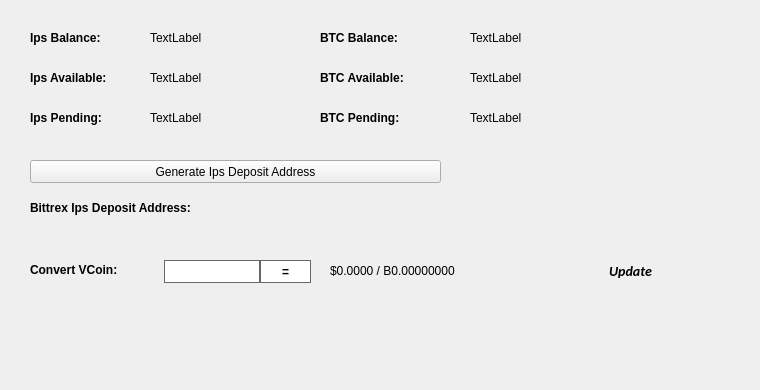
   <widget class="QWidget" name="BalanceTab">
    <attribute name="title">
     <string>Balance</string>
    </attribute>
    <widget class="QLabel" name="BitcoinBalanceLabel">
     <property name="geometry">
      <rect>
       <x>470</x>
       <y>30</y>
       <width>150</width>
       <height>16</height>
      </rect>
     </property>
     <property name="text">
      <string>TextLabel</string>
     </property>
    </widget>
    <widget class="QLabel" name="IpsBalanceLabel">
     <property name="geometry">
      <rect>
       <x>150</x>
       <y>30</y>
       <width>150</width>
       <height>16</height>
      </rect>
     </property>
     <property name="text">
      <string>TextLabel</string>
     </property>
    </widget>
    <widget class="QLabel" name="label_11">
     <property name="geometry">
      <rect>
       <x>30</x>
       <y>30</y>
       <width>101</width>
       <height>16</height>
      </rect>
     </property>
     <property name="font">
      <font>
       <weight>75</weight>
       <bold>true</bold>
      </font>
     </property>
     <property name="text">
      <string>Ips Balance:</string>
     </property>
    </widget>
    <widget class="QLabel" name="label_12">
     <property name="geometry">
      <rect>
       <x>320</x>
       <y>30</y>
       <width>101</width>
       <height>16</height>
      </rect>
     </property>
     <property name="font">
      <font>
       <weight>75</weight>
       <bold>true</bold>
      </font>
     </property>
     <property name="text">
      <string>BTC Balance:</string>
     </property>
    </widget>
    <widget class="QLabel" name="IpsAvailableLabel_2">
     <property name="geometry">
      <rect>
       <x>150</x>
       <y>70</y>
       <width>150</width>
       <height>16</height>
      </rect>
     </property>
     <property name="text">
      <string>TextLabel</string>
     </property>
    </widget>
    <widget class="QLabel" name="label_13">
     <property name="geometry">
      <rect>
       <x>30</x>
       <y>70</y>
       <width>111</width>
       <height>16</height>
      </rect>
     </property>
     <property name="font">
      <font>
       <weight>75</weight>
       <bold>true</bold>
      </font>
     </property>
     <property name="text">
      <string>Ips Available:</string>
     </property>
    </widget>
    <widget class="QLabel" name="label_14">
     <property name="geometry">
      <rect>
       <x>30</x>
       <y>110</y>
       <width>101</width>
       <height>16</height>
      </rect>
     </property>
     <property name="font">
      <font>
       <weight>75</weight>
       <bold>true</bold>
      </font>
     </property>
     <property name="text">
      <string>Ips Pending:</string>
     </property>
    </widget>
    <widget class="QLabel" name="IpsPendingLabel">
     <property name="geometry">
      <rect>
       <x>150</x>
       <y>110</y>
       <width>150</width>
       <height>16</height>
      </rect>
     </property>
     <property name="text">
      <string>TextLabel</string>
     </property>
    </widget>
    <widget class="QLabel" name="label_15">
     <property name="geometry">
      <rect>
       <x>320</x>
       <y>70</y>
       <width>111</width>
       <height>16</height>
      </rect>
     </property>
     <property name="font">
      <font>
       <weight>75</weight>
       <bold>true</bold>
      </font>
     </property>
     <property name="text">
      <string>BTC Available:</string>
     </property>
    </widget>
    <widget class="QLabel" name="BitcoinAvailableLabel">
     <property name="geometry">
      <rect>
       <x>470</x>
       <y>70</y>
       <width>150</width>
       <height>16</height>
      </rect>
     </property>
     <property name="text">
      <string>TextLabel</string>
     </property>
    </widget>
    <widget class="QLabel" name="label_31">
     <property name="geometry">
      <rect>
       <x>320</x>
       <y>110</y>
       <width>111</width>
       <height>16</height>
      </rect>
     </property>
     <property name="font">
      <font>
       <weight>75</weight>
       <bold>true</bold>
      </font>
     </property>
     <property name="text">
      <string>BTC Pending:</string>
     </property>
    </widget>
    <widget class="QLabel" name="BitcoinPendingLabel">
     <property name="geometry">
      <rect>
       <x>470</x>
       <y>110</y>
       <width>150</width>
       <height>16</height>
      </rect>
     </property>
     <property name="text">
      <string>TextLabel</string>
     </property>
    </widget>
    <widget class="QLabel" name="label_33">
     <property name="geometry">
      <rect>
       <x>30</x>
       <y>200</y>
       <width>221</width>
       <height>16</height>
      </rect>
     </property>
     <property name="font">
      <font>
       <weight>75</weight>
       <bold>true</bold>
      </font>
     </property>
     <property name="text">
      <string>Bittrex Ips Deposit Address:</string>
     </property>
    </widget>
    <widget class="QPushButton" name="GenDepositBTN">
     <property name="geometry">
      <rect>
       <x>30</x>
       <y>160</y>
       <width>411</width>
       <height>23</height>
      </rect>
     </property>
     <property name="text">
      <string>Generate Ips Deposit Address</string>
     </property>
     <property name="icon">
      <iconset resource="../ips.qrc">
       <normaloff>:/icons/bitcoin</normaloff>:/icons/bitcoin</iconset>
     </property>
    </widget>
    <widget class="QLabel" name="DepositAddressLabel">
     <property name="geometry">
      <rect>
       <x>200</x>
       <y>200</y>
       <width>261</width>
       <height>16</height>
      </rect>
     </property>
     <property name="palette">
      <palette>
       <active>
        <colorrole role="WindowText">
         <brush brushstyle="SolidPattern">
          <color alpha="255">
           <red>0</red>
           <green>0</green>
           <blue>0</blue>
          </color>
         </brush>
        </colorrole>
        <colorrole role="Text">
         <brush brushstyle="SolidPattern">
          <color alpha="255">
           <red>0</red>
           <green>0</green>
           <blue>255</blue>
          </color>
         </brush>
        </colorrole>
       </active>
       <inactive>
        <colorrole role="WindowText">
         <brush brushstyle="SolidPattern">
          <color alpha="255">
           <red>0</red>
           <green>0</green>
           <blue>0</blue>
          </color>
         </brush>
        </colorrole>
        <colorrole role="Text">
         <brush brushstyle="SolidPattern">
          <color alpha="255">
           <red>0</red>
           <green>0</green>
           <blue>255</blue>
          </color>
         </brush>
        </colorrole>
       </inactive>
       <disabled>
        <colorrole role="WindowText">
         <brush brushstyle="SolidPattern">
          <color alpha="255">
           <red>120</red>
           <green>120</green>
           <blue>120</blue>
          </color>
         </brush>
        </colorrole>
        <colorrole role="Text">
         <brush brushstyle="SolidPattern">
          <color alpha="255">
           <red>120</red>
           <green>120</green>
           <blue>120</blue>
          </color>
         </brush>
        </colorrole>
       </disabled>
      </palette>
     </property>
     <property name="font">
      <font>
       <weight>75</weight>
       <bold>true</bold>
      </font>
     </property>
     <property name="text">
      <string/>
     </property>
     <property name="alignment">
      <set>Qt::AlignRight|Qt::AlignTrailing|Qt::AlignVCenter</set>
     </property>
     <property name="textInteractionFlags">
      <set>Qt::LinksAccessibleByMouse|Qt::TextSelectableByKeyboard|Qt::TextSelectableByMouse</set>
     </property>
    </widget>
    <widget class="QLabel" name="label_8">
     <property name="geometry">
      <rect>
       <x>460</x>
       <y>300</y>
       <width>281</width>
       <height>81</height>
      </rect>
     </property>
     <property name="text">
      <string/>
     </property>
     <property name="pixmap">
      <pixmap>:/images/bittrex</pixmap>
     </property>
    </widget>
    <widget class="QWidget" name="widgetConversion" native="true">
     <property name="geometry">
      <rect>
       <x>0</x>
       <y>250</y>
       <width>751</width>
       <height>43</height>
      </rect>
     </property>
     <property name="minimumSize">
      <size>
       <width>0</width>
       <height>43</height>
      </size>
     </property>
     <property name="styleSheet">
      <string notr="true"/>
     </property>
     <widget class="QPushButton" name="btnUpdateMarketData">
      <property name="geometry">
       <rect>
        <x>575</x>
        <y>0</y>
        <width>111</width>
        <height>41</height>
       </rect>
      </property>
      <property name="sizePolicy">
       <sizepolicy hsizetype="Expanding" vsizetype="Expanding">
        <horstretch>0</horstretch>
        <verstretch>0</verstretch>
       </sizepolicy>
      </property>
      <property name="font">
       <font>
        <family>calibri</family>
        <pointsize>-1</pointsize>
        <weight>75</weight>
        <italic>true</italic>
        <bold>true</bold>
       </font>
      </property>
      <property name="styleSheet">
       <string notr="true">margin:0px;text-align:center;padding:2px;border-radius:3px;font-style:italic;width:100px;font-size:14px;font-family:calibri;font-weight:600;</string>
      </property>
      <property name="text">
       <string>Update</string>
      </property>
      <property name="iconSize">
       <size>
        <width>150</width>
        <height>35</height>
       </size>
      </property>
      <property name="autoDefault">
       <bool>true</bool>
      </property>
      <property name="default">
       <bool>true</bool>
      </property>
     </widget>
     <widget class="QLabel" name="lblConvertVCoin">
      <property name="geometry">
       <rect>
        <x>30</x>
        <y>10</y>
        <width>131</width>
        <height>20</height>
       </rect>
      </property>
      <property name="styleSheet">
       <string notr="true"/>
      </property>
      <property name="text">
       <string>&lt;html&gt;&lt;head/&gt;&lt;body&gt;&lt;p&gt;&lt;span style=&quot; font-weight:600;&quot;&gt;Convert VCoin:&lt;/span&gt;&lt;/p&gt;&lt;/body&gt;&lt;/html&gt;</string>
      </property>
     </widget>
     <widget class="QLineEdit" name="txtConvertVCoinQty">
      <property name="geometry">
       <rect>
        <x>160</x>
        <y>10</y>
        <width>100</width>
        <height>23</height>
       </rect>
      </property>
      <property name="minimumSize">
       <size>
        <width>100</width>
        <height>23</height>
       </size>
      </property>
      <property name="maximumSize">
       <size>
        <width>100</width>
        <height>16777215</height>
       </size>
      </property>
      <property name="styleSheet">
       <string notr="true">border: 1px solid #61696c;margin-left:4px;</string>
      </property>
     </widget>
     <widget class="QPushButton" name="btnConvertIps">
      <property name="geometry">
       <rect>
        <x>260</x>
        <y>10</y>
        <width>51</width>
        <height>23</height>
       </rect>
      </property>
      <property name="minimumSize">
       <size>
        <width>0</width>
        <height>23</height>
       </size>
      </property>
      <property name="styleSheet">
       <string notr="true">border:1px solid #61696c;background:white;font-weight:600;</string>
      </property>
      <property name="text">
       <string>=</string>
      </property>
     </widget>
     <widget class="QLabel" name="lblConvertVCoinResults">
      <property name="geometry">
       <rect>
        <x>330</x>
        <y>0</y>
        <width>201</width>
        <height>41</height>
       </rect>
      </property>
      <property name="styleSheet">
       <string notr="true"/>
      </property>
      <property name="text">
       <string>$0.0000 / B0.00000000</string>
      </property>
     </widget>
     <widget class="QLabel" name="iconOverviewUpdateWait">
      <property name="geometry">
       <rect>
        <x>670</x>
        <y>10</y>
        <width>24</width>
        <height>24</height>
       </rect>
      </property>
      <property name="text">
       <string/>
      </property>
      <property name="pixmap">
       <pixmap resource="../ips.qrc">:/icons/transaction_1</pixmap>
      </property>
      <property name="scaledContents">
       <bool>true</bool>
      </property>
      <property name="alignment">
       <set>Qt::AlignCenter</set>
      </property>
     </widget>
    </widget>
   </widget>
